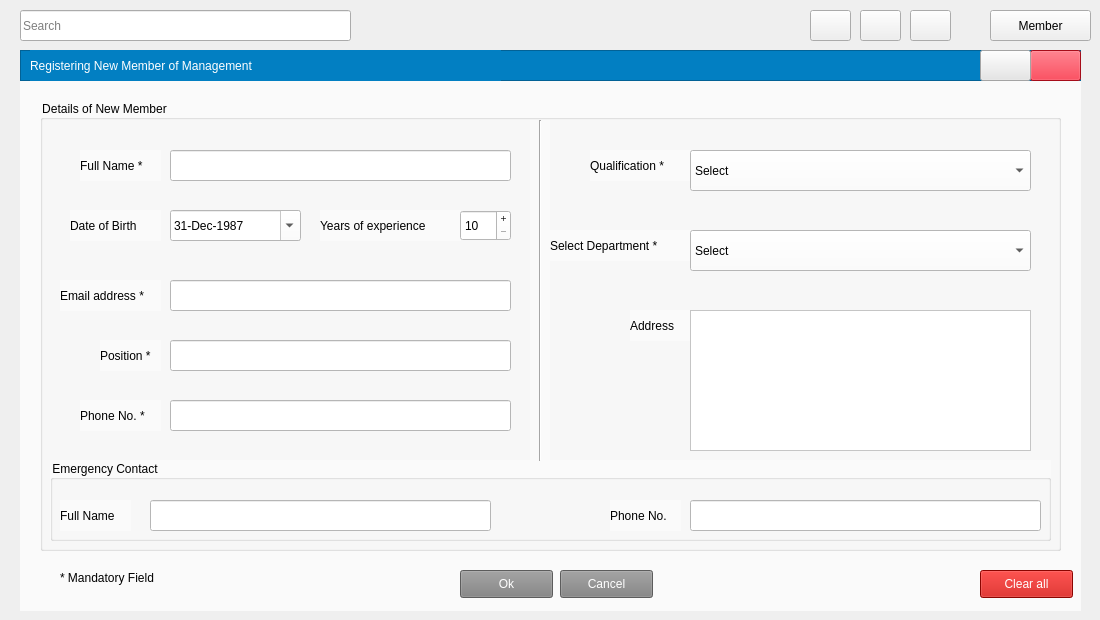
      <widget class="QWidget" name="tabManagement">
       <attribute name="title">
        <string>Management</string>
       </attribute>
       <widget class="QPushButton" name="btnMemberAdd">
        <property name="geometry">
         <rect>
          <x>990</x>
          <y>10</y>
          <width>101</width>
          <height>31</height>
         </rect>
        </property>
        <property name="toolTip">
         <string>Add new Member</string>
        </property>
        <property name="styleSheet">
         <string notr="true">border-color: rgb(0, 0, 0);
font: 9pt &quot;MS Shell Dlg 2&quot;;
</string>
        </property>
        <property name="text">
         <string>Member</string>
        </property>
        <property name="icon">
         <iconset resource="univ_icon.qrc">
          <normaloff>:/IDK/Resources/add.png</normaloff>:/IDK/Resources/add.png</iconset>
        </property>
       </widget>
       <widget class="QLineEdit" name="txtMemberSearch">
        <property name="geometry">
         <rect>
          <x>20</x>
          <y>10</y>
          <width>331</width>
          <height>31</height>
         </rect>
        </property>
        <property name="toolTip">
         <string>Search by Name or ID</string>
        </property>
        <property name="styleSheet">
         <string notr="true">font: 9pt &quot;MS Shell Dlg 2&quot;;
</string>
        </property>
        <property name="text">
         <string/>
        </property>
        <property name="maxLength">
         <number>10</number>
        </property>
        <property name="placeholderText">
         <string>Search</string>
        </property>
        <property name="clearButtonEnabled">
         <bool>true</bool>
        </property>
       </widget>
       <widget class="QWidget" name="widgetNewMember" native="true">
        <property name="geometry">
         <rect>
          <x>20</x>
          <y>50</y>
          <width>1061</width>
          <height>561</height>
         </rect>
        </property>
        <property name="styleSheet">
         <string notr="true">background-color: rgb(250, 250, 250);
border-color: rgb(2, 127, 194);
font: 9pt &quot;MS Shell Dlg 2&quot;;</string>
        </property>
        <widget class="QPushButton" name="btnMemberAccept">
         <property name="geometry">
          <rect>
           <x>440</x>
           <y>520</y>
           <width>93</width>
           <height>28</height>
          </rect>
         </property>
         <property name="toolTip">
          <string>Add new Member to the database</string>
         </property>
         <property name="styleSheet">
          <string notr="true">background-color: rgb(129, 129, 129);
color: rgb(255, 255, 255);</string>
         </property>
         <property name="text">
          <string>Ok</string>
         </property>
        </widget>
        <widget class="QPushButton" name="btnMemberReject">
         <property name="geometry">
          <rect>
           <x>540</x>
           <y>520</y>
           <width>93</width>
           <height>28</height>
          </rect>
         </property>
         <property name="styleSheet">
          <string notr="true">background-color: rgb(129, 129, 129);
color: rgb(255, 255, 255);</string>
         </property>
         <property name="text">
          <string>Cancel</string>
         </property>
        </widget>
        <widget class="QFrame" name="frameNewMember">
         <property name="geometry">
          <rect>
           <x>0</x>
           <y>0</y>
           <width>1061</width>
           <height>31</height>
          </rect>
         </property>
         <property name="styleSheet">
          <string notr="true">


background-color: rgb(2, 127, 194);
color: rgb(255, 255, 255);</string>
         </property>
         <property name="frameShape">
          <enum>QFrame::StyledPanel</enum>
         </property>
         <property name="frameShadow">
          <enum>QFrame::Plain</enum>
         </property>
         <widget class="QLabel" name="label_7">
          <property name="geometry">
           <rect>
            <x>10</x>
            <y>0</y>
            <width>471</width>
            <height>31</height>
           </rect>
          </property>
          <property name="text">
           <string>Registering New Member of Management</string>
          </property>
         </widget>
         <widget class="QPushButton" name="btnMemberClose">
          <property name="geometry">
           <rect>
            <x>1010</x>
            <y>0</y>
            <width>51</width>
            <height>31</height>
           </rect>
          </property>
          <property name="toolTip">
           <string>Close Registering Window</string>
          </property>
          <property name="styleSheet">
           <string notr="true">background-color: rgb(232, 17, 35);
alternate-background-color: rgb(216, 0, 0);
selection-background-color: rgb(216, 0, 0);
</string>
          </property>
          <property name="text">
           <string/>
          </property>
          <property name="icon">
           <iconset resource="univ_icon.qrc">
            <normaloff>:/IDK/Resources/close_white.png</normaloff>:/IDK/Resources/close_white.png</iconset>
          </property>
         </widget>
         <widget class="QPushButton" name="btnMemberMinimize">
          <property name="geometry">
           <rect>
            <x>960</x>
            <y>0</y>
            <width>51</width>
            <height>31</height>
           </rect>
          </property>
          <property name="toolTip">
           <string>Minimize Registering Window</string>
          </property>
          <property name="styleSheet">
           <string notr="true">background-color: rgb(230,230,230);
</string>
          </property>
          <property name="text">
           <string/>
          </property>
          <property name="icon">
           <iconset resource="univ_icon.qrc">
            <normaloff>:/IDK/Resources/minimize.png</normaloff>:/IDK/Resources/minimize.png</iconset>
          </property>
         </widget>
        </widget>
        <widget class="QPushButton" name="btnMemberClr">
         <property name="geometry">
          <rect>
           <x>960</x>
           <y>520</y>
           <width>93</width>
           <height>28</height>
          </rect>
         </property>
         <property name="styleSheet">
          <string notr="true">background-color: rgb(194, 6, 0);
color: rgb(255, 255, 255);
</string>
         </property>
         <property name="text">
          <string>Clear all</string>
         </property>
        </widget>
        <widget class="QGroupBox" name="gbxNewMember">
         <property name="geometry">
          <rect>
           <x>20</x>
           <y>50</y>
           <width>1021</width>
           <height>451</height>
          </rect>
         </property>
         <property name="styleSheet">
          <string notr="true"/>
         </property>
         <property name="title">
          <string>Details of New Member</string>
         </property>
         <property name="flat">
          <bool>false</bool>
         </property>
         <property name="checkable">
          <bool>false</bool>
         </property>
         <widget class="QLineEdit" name="txtMemberName">
          <property name="geometry">
           <rect>
            <x>130</x>
            <y>50</y>
            <width>341</width>
            <height>31</height>
           </rect>
          </property>
          <property name="toolTip">
           <string>Enter your name </string>
          </property>
          <property name="styleSheet">
           <string notr="true">background-color: rgb(255, 255, 255);</string>
          </property>
          <property name="text">
           <string/>
          </property>
          <property name="maxLength">
           <number>50</number>
          </property>
          <property name="clearButtonEnabled">
           <bool>true</bool>
          </property>
         </widget>
         <widget class="QLabel" name="label_28">
          <property name="geometry">
           <rect>
            <x>40</x>
            <y>50</y>
            <width>81</width>
            <height>31</height>
           </rect>
          </property>
          <property name="text">
           <string>Full Name *</string>
          </property>
         </widget>
         <widget class="QLabel" name="label_29">
          <property name="geometry">
           <rect>
            <x>550</x>
            <y>50</y>
            <width>101</width>
            <height>31</height>
           </rect>
          </property>
          <property name="text">
           <string>Qualification *</string>
          </property>
         </widget>
         <widget class="QLabel" name="label_31">
          <property name="geometry">
           <rect>
            <x>30</x>
            <y>110</y>
            <width>91</width>
            <height>31</height>
           </rect>
          </property>
          <property name="text">
           <string>Date of Birth</string>
          </property>
         </widget>
         <widget class="QDateEdit" name="dateMemberDob">
          <property name="geometry">
           <rect>
            <x>130</x>
            <y>110</y>
            <width>131</width>
            <height>31</height>
           </rect>
          </property>
          <property name="toolTip">
           <string>Enter your Date of Birth</string>
          </property>
          <property name="styleSheet">
           <string notr="true">background-color: rgb(255, 255, 255);
color: rgb(0, 0, 0);
alternate-background-color: rgb(255, 255, 255);</string>
          </property>
          <property name="showGroupSeparator" stdset="0">
           <bool>false</bool>
          </property>
          <property name="maximumDate">
           <date>
            <year>1987</year>
            <month>12</month>
            <day>31</day>
           </date>
          </property>
          <property name="minimumDate">
           <date>
            <year>1950</year>
            <month>1</month>
            <day>1</day>
           </date>
          </property>
          <property name="displayFormat">
           <string>dd-MMM-yyyy</string>
          </property>
          <property name="calendarPopup">
           <bool>true</bool>
          </property>
         </widget>
         <widget class="QLabel" name="label_32">
          <property name="geometry">
           <rect>
            <x>280</x>
            <y>110</y>
            <width>141</width>
            <height>31</height>
           </rect>
          </property>
          <property name="text">
           <string>Years of experience</string>
          </property>
         </widget>
         <widget class="QLabel" name="label_33">
          <property name="geometry">
           <rect>
            <x>510</x>
            <y>130</y>
            <width>141</width>
            <height>31</height>
           </rect>
          </property>
          <property name="styleSheet">
           <string notr="true"/>
          </property>
          <property name="text">
           <string>Select Department *</string>
          </property>
         </widget>
         <widget class="QLineEdit" name="txtMemberPh">
          <property name="geometry">
           <rect>
            <x>130</x>
            <y>300</y>
            <width>341</width>
            <height>31</height>
           </rect>
          </property>
          <property name="toolTip">
           <string>Enter your Mobile number</string>
          </property>
          <property name="styleSheet">
           <string notr="true">background-color: rgb(255, 255, 255);</string>
          </property>
          <property name="text">
           <string/>
          </property>
          <property name="maxLength">
           <number>10</number>
          </property>
          <property name="clearButtonEnabled">
           <bool>true</bool>
          </property>
         </widget>
         <widget class="QLabel" name="label_34">
          <property name="geometry">
           <rect>
            <x>40</x>
            <y>300</y>
            <width>81</width>
            <height>31</height>
           </rect>
          </property>
          <property name="text">
           <string>Phone No. *</string>
          </property>
         </widget>
         <widget class="QSpinBox" name="sbxMemberExp">
          <property name="geometry">
           <rect>
            <x>420</x>
            <y>110</y>
            <width>51</width>
            <height>31</height>
           </rect>
          </property>
          <property name="toolTip">
           <string>Years of Experience in this field</string>
          </property>
          <property name="styleSheet">
           <string notr="true">background-color: rgb(255, 255, 255);</string>
          </property>
          <property name="buttonSymbols">
           <enum>QAbstractSpinBox::PlusMinus</enum>
          </property>
          <property name="minimum">
           <number>10</number>
          </property>
          <property name="maximum">
           <number>50</number>
          </property>
          <property name="value">
           <number>10</number>
          </property>
         </widget>
         <widget class="QLineEdit" name="txtMemberEmail">
          <property name="geometry">
           <rect>
            <x>130</x>
            <y>180</y>
            <width>341</width>
            <height>31</height>
           </rect>
          </property>
          <property name="toolTip">
           <string>Enter your E-mail</string>
          </property>
          <property name="styleSheet">
           <string notr="true">background-color: rgb(255, 255, 255);</string>
          </property>
          <property name="maxLength">
           <number>50</number>
          </property>
          <property name="clearButtonEnabled">
           <bool>true</bool>
          </property>
         </widget>
         <widget class="QLabel" name="label_37">
          <property name="geometry">
           <rect>
            <x>20</x>
            <y>180</y>
            <width>101</width>
            <height>31</height>
           </rect>
          </property>
          <property name="text">
           <string>Email address *</string>
          </property>
         </widget>
         <widget class="QLabel" name="label_38">
          <property name="geometry">
           <rect>
            <x>60</x>
            <y>240</y>
            <width>61</width>
            <height>31</height>
           </rect>
          </property>
          <property name="text">
           <string>Position *</string>
          </property>
         </widget>
         <widget class="QLineEdit" name="txtMemberPos">
          <property name="geometry">
           <rect>
            <x>130</x>
            <y>240</y>
            <width>341</width>
            <height>31</height>
           </rect>
          </property>
          <property name="toolTip">
           <string>Enter the Title of the job</string>
          </property>
          <property name="styleSheet">
           <string notr="true">background-color: rgb(255, 255, 255);</string>
          </property>
          <property name="maxLength">
           <number>30</number>
          </property>
          <property name="clearButtonEnabled">
           <bool>true</bool>
          </property>
         </widget>
         <widget class="QLabel" name="label_30">
          <property name="geometry">
           <rect>
            <x>590</x>
            <y>210</y>
            <width>61</width>
            <height>31</height>
           </rect>
          </property>
          <property name="text">
           <string>Address</string>
          </property>
         </widget>
         <widget class="QPlainTextEdit" name="txtMemberAddress">
          <property name="geometry">
           <rect>
            <x>650</x>
            <y>210</y>
            <width>341</width>
            <height>141</height>
           </rect>
          </property>
          <property name="toolTip">
           <string>Enter Your Address</string>
          </property>
          <property name="styleSheet">
           <string notr="true">background-color: rgb(255, 255, 255);</string>
          </property>
          <property name="frameShape">
           <enum>QFrame::StyledPanel</enum>
          </property>
          <property name="frameShadow">
           <enum>QFrame::Sunken</enum>
          </property>
          <property name="tabChangesFocus">
           <bool>false</bool>
          </property>
          <property name="plainText">
           <string/>
          </property>
         </widget>
         <widget class="QComboBox" name="cbxMemberDept">
          <property name="geometry">
           <rect>
            <x>650</x>
            <y>130</y>
            <width>341</width>
            <height>41</height>
           </rect>
          </property>
          <property name="toolTip">
           <string>Enter the Department</string>
          </property>
          <property name="styleSheet">
           <string notr="true">background-color: rgb(255, 255, 255);</string>
          </property>
          <property name="frame">
           <bool>true</bool>
          </property>
          <item>
           <property name="text">
            <string>Select</string>
           </property>
          </item>
          <item>
           <property name="text">
            <string>Chemistry</string>
           </property>
          </item>
          <item>
           <property name="text">
            <string>Civil Engg</string>
           </property>
          </item>
          <item>
           <property name="text">
            <string>Computers Science Engg</string>
           </property>
          </item>
          <item>
           <property name="text">
            <string>Electrical and Electronics</string>
           </property>
          </item>
          <item>
           <property name="text">
            <string>Electronics and Communication</string>
           </property>
          </item>
          <item>
           <property name="text">
            <string>Electronics and Instrumentation</string>
           </property>
          </item>
          <item>
           <property name="text">
            <string>Industrial Engg</string>
           </property>
          </item>
          <item>
           <property name="text">
            <string>Information Science Engg</string>
           </property>
          </item>
          <item>
           <property name="text">
            <string>Mathematics</string>
           </property>
          </item>
          <item>
           <property name="text">
            <string>Mechanical Engg</string>
           </property>
          </item>
          <item>
           <property name="text">
            <string>Medical electronics Engg</string>
           </property>
          </item>
          <item>
           <property name="text">
            <string>Physics</string>
           </property>
          </item>
          <item>
           <property name="text">
            <string>Telecommunication Engg</string>
           </property>
          </item>
         </widget>
         <widget class="QComboBox" name="cbxMemberQual">
          <property name="geometry">
           <rect>
            <x>650</x>
            <y>50</y>
            <width>341</width>
            <height>41</height>
           </rect>
          </property>
          <property name="toolTip">
           <string>Enter your Qualificattion</string>
          </property>
          <property name="styleSheet">
           <string notr="true">background-color: rgb(255, 255, 255);</string>
          </property>
          <item>
           <property name="text">
            <string>Select</string>
           </property>
          </item>
          <item>
           <property name="text">
            <string>M.Engg</string>
           </property>
          </item>
          <item>
           <property name="text">
            <string>M.Sc</string>
           </property>
          </item>
          <item>
           <property name="text">
            <string>M.Tech</string>
           </property>
          </item>
          <item>
           <property name="text">
            <string>Ph.D</string>
           </property>
          </item>
         </widget>
         <widget class="QGroupBox" name="gbxMemberEmergency">
          <property name="geometry">
           <rect>
            <x>10</x>
            <y>360</y>
            <width>1001</width>
            <height>81</height>
           </rect>
          </property>
          <property name="title">
           <string>Emergency Contact</string>
          </property>
          <property name="flat">
           <bool>true</bool>
          </property>
          <widget class="QLabel" name="label_35">
           <property name="geometry">
            <rect>
             <x>560</x>
             <y>40</y>
             <width>71</width>
             <height>31</height>
            </rect>
           </property>
           <property name="text">
            <string>Phone No.</string>
           </property>
          </widget>
          <widget class="QLineEdit" name="txtMemberEmPh">
           <property name="geometry">
            <rect>
             <x>640</x>
             <y>40</y>
             <width>351</width>
             <height>31</height>
            </rect>
           </property>
           <property name="styleSheet">
            <string notr="true">background-color: rgb(255, 255, 255);</string>
           </property>
           <property name="text">
            <string/>
           </property>
           <property name="maxLength">
            <number>10</number>
           </property>
           <property name="clearButtonEnabled">
            <bool>true</bool>
           </property>
          </widget>
          <widget class="QLabel" name="label_36">
           <property name="geometry">
            <rect>
             <x>10</x>
             <y>40</y>
             <width>71</width>
             <height>31</height>
            </rect>
           </property>
           <property name="text">
            <string>Full Name</string>
           </property>
          </widget>
          <widget class="QLineEdit" name="txtMemberEmName">
           <property name="geometry">
            <rect>
             <x>100</x>
             <y>40</y>
             <width>341</width>
             <height>31</height>
            </rect>
           </property>
           <property name="styleSheet">
            <string notr="true">background-color: rgb(255, 255, 255);</string>
           </property>
           <property name="text">
            <string/>
           </property>
           <property name="maxLength">
            <number>50</number>
           </property>
           <property name="clearButtonEnabled">
            <bool>true</bool>
           </property>
          </widget>
         </widget>
         <widget class="QLineEdit" name="txtMemberId">
          <property name="geometry">
           <rect>
            <x>650</x>
            <y>320</y>
            <width>341</width>
            <height>31</height>
           </rect>
          </property>
          <property name="styleSheet">
           <string notr="true">background-color: rgb(255, 255, 255);</string>
          </property>
          <property name="maxLength">
           <number>10</number>
          </property>
          <property name="readOnly">
           <bool>true</bool>
          </property>
          <property name="clearButtonEnabled">
           <bool>false</bool>
          </property>
         </widget>
         <widget class="Line" name="line_3">
          <property name="geometry">
           <rect>
            <x>490</x>
            <y>20</y>
            <width>20</width>
            <height>341</height>
           </rect>
          </property>
          <property name="orientation">
           <enum>Qt::Vertical</enum>
          </property>
         </widget>
         <zorder>txtMemberName</zorder>
         <zorder>label_28</zorder>
         <zorder>label_29</zorder>
         <zorder>label_31</zorder>
         <zorder>label_32</zorder>
         <zorder>label_33</zorder>
         <zorder>txtMemberPh</zorder>
         <zorder>label_34</zorder>
         <zorder>sbxMemberExp</zorder>
         <zorder>label_37</zorder>
         <zorder>label_38</zorder>
         <zorder>txtMemberPos</zorder>
         <zorder>label_30</zorder>
         <zorder>cbxMemberDept</zorder>
         <zorder>cbxMemberQual</zorder>
         <zorder>dateMemberDob</zorder>
         <zorder>gbxMemberEmergency</zorder>
         <zorder>txtMemberId</zorder>
         <zorder>txtMemberAddress</zorder>
         <zorder>line_3</zorder>
         <zorder>txtMemberEmail</zorder>
        </widget>
        <widget class="QLabel" name="label_45">
         <property name="geometry">
          <rect>
           <x>40</x>
           <y>520</y>
           <width>121</width>
           <height>16</height>
          </rect>
         </property>
         <property name="text">
          <string>* Mandatory Field</string>
         </property>
        </widget>
        <widget class="QPushButton" name="btnMemberHelp">
         <property name="geometry">
          <rect>
           <x>1010</x>
           <y>40</y>
           <width>51</width>
           <height>41</height>
          </rect>
         </property>
         <property name="toolTip">
          <string>Open Help</string>
         </property>
         <property name="styleSheet">
          <string notr="true"/>
         </property>
         <property name="text">
          <string/>
         </property>
         <property name="icon">
          <iconset resource="univ_icon.qrc">
           <normaloff>:/IDK/Resources/helpQM.png</normaloff>:/IDK/Resources/helpQM.png</iconset>
         </property>
         <property name="iconSize">
          <size>
           <width>40</width>
           <height>40</height>
          </size>
         </property>
         <property name="flat">
          <bool>true</bool>
         </property>
        </widget>
        <zorder>btnMemberAccept</zorder>
        <zorder>btnMemberReject</zorder>
        <zorder>btnMemberClr</zorder>
        <zorder>frameNewMember</zorder>
        <zorder>gbxNewMember</zorder>
        <zorder>label_45</zorder>
        <zorder>btnMemberHelp</zorder>
       </widget>
       <widget class="QPushButton" name="btnMemberMaximize">
        <property name="geometry">
         <rect>
          <x>910</x>
          <y>10</y>
          <width>41</width>
          <height>31</height>
         </rect>
        </property>
        <property name="toolTip">
         <string>Maximize Registering Window</string>
        </property>
        <property name="styleSheet">
         <string notr="true"/>
        </property>
        <property name="text">
         <string/>
        </property>
        <property name="icon">
         <iconset resource="univ_icon.qrc">
          <normaloff>:/IDK/Resources/maximize.png</normaloff>:/IDK/Resources/maximize.png</iconset>
        </property>
       </widget>
       <widget class="QPushButton" name="btnMemberEdit">
        <property name="geometry">
         <rect>
          <x>810</x>
          <y>10</y>
          <width>41</width>
          <height>31</height>
         </rect>
        </property>
        <property name="toolTip">
         <string>Edit the selected data</string>
        </property>
        <property name="styleSheet">
         <string notr="true">border-color: rgb(0, 0, 0);
font: 9pt &quot;MS Shell Dlg 2&quot;;
</string>
        </property>
        <property name="text">
         <string/>
        </property>
        <property name="icon">
         <iconset resource="univ_icon.qrc">
          <normaloff>:/IDK/Resources/edit.png</normaloff>:/IDK/Resources/edit.png</iconset>
        </property>
       </widget>
       <widget class="QPushButton" name="btnMemberDelete">
        <property name="geometry">
         <rect>
          <x>860</x>
          <y>10</y>
          <width>41</width>
          <height>31</height>
         </rect>
        </property>
        <property name="toolTip">
         <string>Delete the selected data</string>
        </property>
        <property name="styleSheet">
         <string notr="true">border-color: rgb(0, 0, 0);
font: 9pt &quot;MS Shell Dlg 2&quot;;
</string>
        </property>
        <property name="text">
         <string/>
        </property>
        <property name="icon">
         <iconset resource="univ_icon.qrc">
          <normaloff>:/IDK/Resources/no.png</normaloff>:/IDK/Resources/no.png</iconset>
        </property>
       </widget>
       <widget class="QTableWidget" name="tableMember">
        <property name="geometry">
         <rect>
          <x>20</x>
          <y>50</y>
          <width>1061</width>
          <height>521</height>
         </rect>
        </property>
        <property name="styleSheet">
         <string notr="true">background-color: rgb(243, 243, 243);
font: 9pt &quot;MS Shell Dlg 2&quot;;</string>
        </property>
        <property name="frameShape">
         <enum>QFrame::StyledPanel</enum>
        </property>
        <property name="editTriggers">
         <set>QAbstractItemView::NoEditTriggers</set>
        </property>
        <property name="selectionMode">
         <enum>QAbstractItemView::SingleSelection</enum>
        </property>
        <property name="selectionBehavior">
         <enum>QAbstractItemView::SelectRows</enum>
        </property>
        <property name="columnCount">
         <number>8</number>
        </property>
        <column>
         <property name="text">
          <string>Department</string>
         </property>
        </column>
        <column>
         <property name="text">
          <string>ID</string>
         </property>
        </column>
        <column>
         <property name="text">
          <string>Name</string>
         </property>
        </column>
        <column>
         <property name="text">
          <string>E-mail</string>
         </property>
        </column>
        <column>
         <property name="text">
          <string>Phone</string>
         </property>
        </column>
        <column>
         <property name="text">
          <string>Position</string>
         </property>
        </column>
        <column>
         <property name="text">
          <string>Qualification</string>
         </property>
        </column>
        <column>
         <property name="text">
          <string>Experience</string>
         </property>
        </column>
       </widget>
       <widget class="QFrame" name="frameManagementBottom">
        <property name="geometry">
         <rect>
          <x>20</x>
          <y>570</y>
          <width>1061</width>
          <height>41</height>
         </rect>
        </property>
        <property name="font">
         <font>
          <family>MS Shell Dlg 2</family>
          <pointsize>9</pointsize>
          <weight>50</weight>
          <italic>false</italic>
          <bold>false</bold>
         </font>
        </property>
        <property name="styleSheet">
         <string notr="true">background-color: rgb(243, 243, 243);
border-right-color: rgb(0, 0, 0);
border-left-color: rgb(0, 0, 0);
border-bottom-color: rgb(0, 0, 0);</string>
        </property>
        <property name="frameShape">
         <enum>QFrame::StyledPanel</enum>
        </property>
        <property name="frameShadow">
         <enum>QFrame::Plain</enum>
        </property>
        <widget class="QLabel" name="label_56">
         <property name="geometry">
          <rect>
           <x>820</x>
           <y>10</y>
           <width>141</width>
           <height>21</height>
          </rect>
         </property>
         <property name="text">
          <string>Management Count</string>
         </property>
        </widget>
        <widget class="QLineEdit" name="txtMemberCount">
         <property name="geometry">
          <rect>
           <x>970</x>
           <y>10</y>
           <width>71</width>
           <height>21</height>
          </rect>
         </property>
         <property name="font">
          <font>
           <family>MS Shell Dlg 2</family>
           <pointsize>9</pointsize>
           <weight>50</weight>
           <italic>false</italic>
           <bold>false</bold>
          </font>
         </property>
         <property name="styleSheet">
          <string notr="true">background-color: rgb(255, 255, 255);</string>
         </property>
         <property name="alignment">
          <set>Qt::AlignCenter</set>
         </property>
         <property name="readOnly">
          <bool>true</bool>
         </property>
        </widget>
        <widget class="Line" name="line_6">
         <property name="geometry">
          <rect>
           <x>790</x>
           <y>10</y>
           <width>20</width>
           <height>21</height>
          </rect>
         </property>
         <property name="orientation">
          <enum>Qt::Vertical</enum>
         </property>
        </widget>
       </widget>
       <zorder>btnMemberMaximize</zorder>
       <zorder>btnMemberAdd</zorder>
       <zorder>txtMemberSearch</zorder>
       <zorder>btnMemberEdit</zorder>
       <zorder>btnMemberDelete</zorder>
       <zorder>tableMember</zorder>
       <zorder>frameManagementBottom</zorder>
       <zorder>widgetNewMember</zorder>
      </widget>
